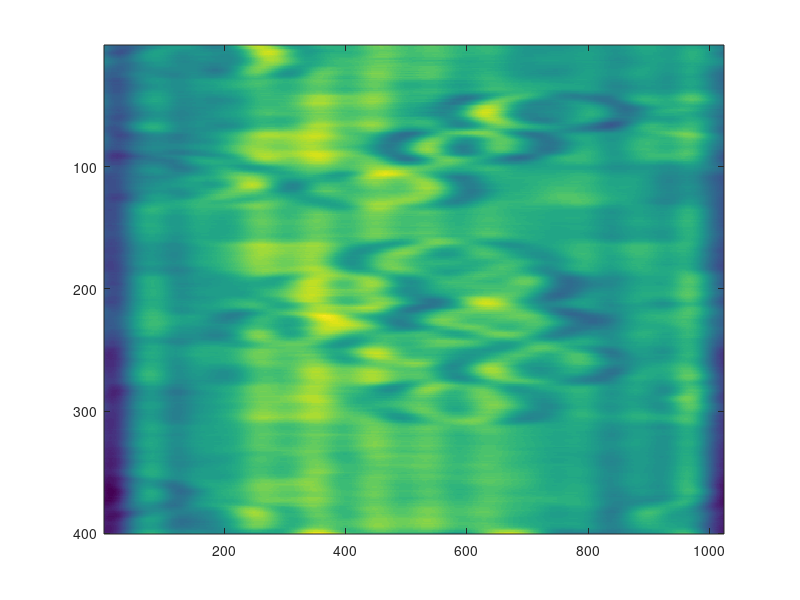
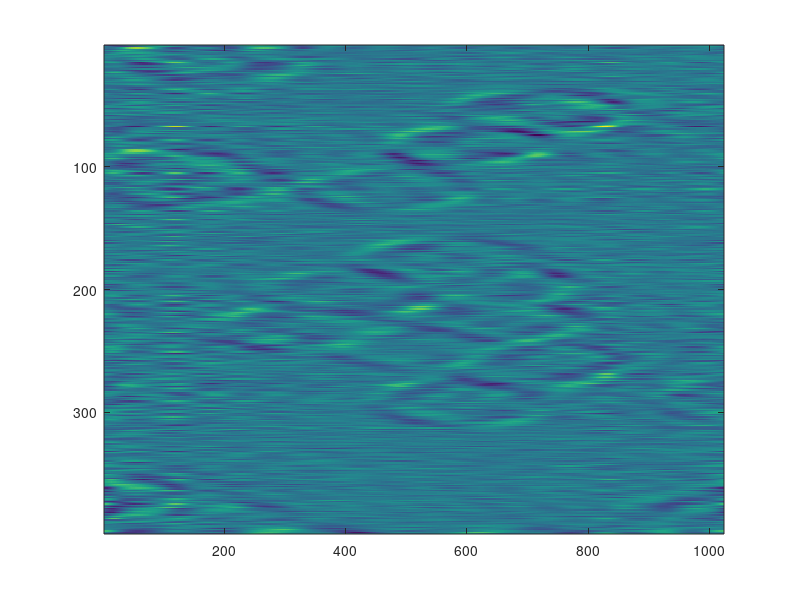

Here is the MATLAB script that generated these plots, in order:
clear all;
clc;
%%
%1
mat1 = load('rbc_export1.mat');
mat1 = load('rbc_export2.mat');
%mat1 = load('rbc_export3.mat');
%mat1 = load('yeast_export.mat');
refSpec = mat1.refSpec;
%plot(refSpec(:,1),refSpec(:,2)),ylabel('Power(dBm)'), xlabel('Wavelength(nm)');

%%
%2%3
max1 = max(refSpec(:,2))-10;
indices = find(refSpec(:,2)>max1);
for i = 1:length(indices)
    
    newData(:,i)= mat1.specData(:,indices(i));
    freq(i) = 3*10^8/refSpec(indices(i),1)*10^9;
    
end
%plot(freq)

%%
%4
freq_a=min(freq):(max(freq)-min(freq))/1023:max(freq);
for i=1:400
    interp_specData(i,:)=interp1(freq,newData(i,:),fliplr(freq_a));
end

%plot(freq_a,interp_specData(1,:))

%%
%5
dataFFT = fft(interp_specData(2,:));
%plot(freq_a,dataFFT);

%%
%6

max2 = max(real(dataFFT));
index = find(dataFFT==max2);
max2 = max(real(dataFFT(index+1:1024)));
locs = find(dataFFT>=max2);
loc1 = locs(2);
loc2 = locs(3);

%%
%7
width = 10;
len = length(dataFFT);
filter = zeros(1,len);
for i=loc1-width:loc1+width
    filter(1,i) = 1;
end
for i=loc2-width:loc2+width
    filter(1,i) = 1;
end
%plot(filter)
dataFiltered= dataFFT.*filter;
dataIFFT = ifft(dataFiltered);

%%
%8
for i=1:400
    tmp(i,:) = fft(interp_specData(i,:));
end
result=bsxfun(@times,tmp,filter);
for i=1:400
    tmpIFFT(i,:) = ifft(result(i,:));
end


%%
%9%10
ifft_filtered_mag = abs(tmpIFFT);
ifft_filtered_phase = angle(tmpIFFT);
figure;
imagesc(ifft_filtered_mag)  
phase = (diff(unwrap((ifft_filtered_phase)),[],1)/(1/1024));
avg = repmat(mean(detrend(phase),2),1,1024);
phase = detrend(phase) - avg;
figure;
imagesc(phase); 
%imagesc(detrend(unwrap(angle(tmpIFFT))));